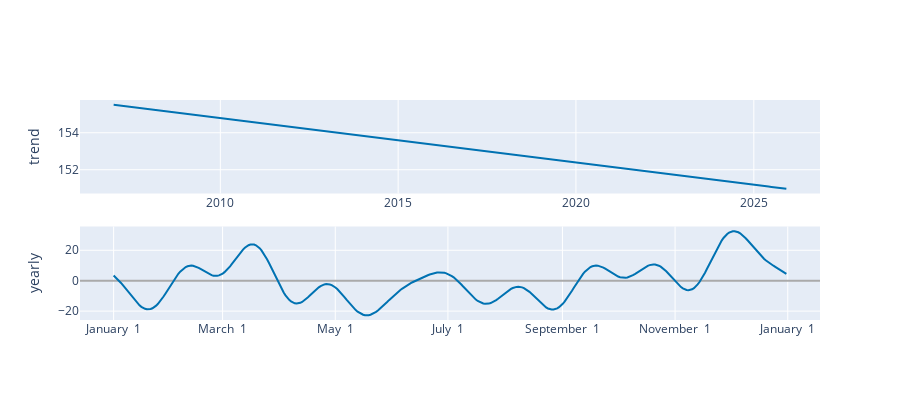

Write notebook code for a chart like this one.
### Markdown cell above
## Tendencias

### Code cell
plot_components_plotly(m, forecast)

### Figure 1 — Plotly figure (JSON) as saved in the notebook; plotly's stock layout.template omitted (floating-point values rounded to 4 significant figures; data arrays with more than 128 entries replaced by an {"elided": "..."} marker saying what was removed)
{"data": [{"line": {"color": "#0072B2", "width": 2}, "mode": "lines", "name": "trend", "type": "scatter", "x": {"elided": "228 str values"}, "xaxis": "x", "y": {"elided": "228 float values"}, "yaxis": "y"}, {"line": {"color": "rgba(0, 114, 178, 0.2)", "width": 0}, "mode": "lines", "name": "trend_upper", "type": "scatter", "x": {"elided": "228 str values"}, "xaxis": "x", "y": {"elided": "228 float values"}, "yaxis": "y"}, {"fill": "tonexty", "fillcolor": "rgba(0, 114, 178, 0.2)", "line": {"color": "rgba(0, 114, 178, 0.2)", "width": 0}, "mode": "lines", "name": "trend_lower", "type": "scatter", "x": {"elided": "228 str values"}, "xaxis": "x", "y": {"elided": "228 float values"}, "yaxis": "y"}, {"line": {"color": "#0072B2", "width": 2}, "mode": "lines", "name": "yearly", "type": "scatter", "x": {"elided": "365 str values"}, "xaxis": "x2", "y": {"elided": "365 float values"}, "yaxis": "y2"}], "layout": {"height": 400, "showlegend": false, "width": 900, "xaxis": {"anchor": "y", "domain": [0, 1], "range": ["2006-01-20T13:12:00", "2026-11-11T10:48:00"], "type": "date"}, "xaxis2": {"anchor": "y2", "domain": [0, 1], "range": ["2016-12-13T18:54:02.958904", "2018-01-18T11:04:57.863013"], "tickformat": "%B %e", "type": "date"}, "yaxis": {"anchor": "x", "domain": [0.575, 1], "rangemode": "normal", "title": {"text": "trend"}, "zerolinecolor": "#AAA"}, "yaxis2": {"anchor": "x2", "domain": [0, 0.425], "title": {"text": "yearly"}, "zerolinecolor": "#AAA"}}}
